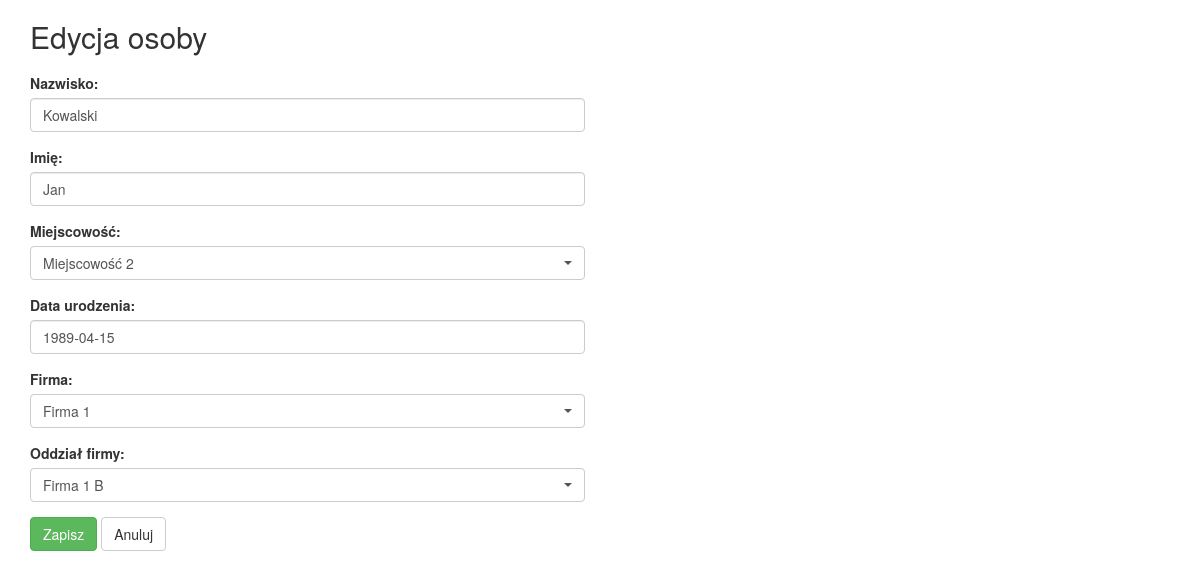
/edycja-osoby?id_osoby=1, run on the app's committed database.
### tables this page shows
CREATE TABLE `osoby` (
  `id_osoby` int(11) NOT NULL,
  `nazwisko` varchar(32) NOT NULL,
  `imie` varchar(32) NOT NULL,
  `id_miejscowosci` int(11) NOT NULL,
  `data_urodzenia` date NOT NULL,
  `id_oddzialy_firmy` int(11) NOT NULL
);

CREATE TABLE `miejscowosci` (
  `id_miejscowosci` int(11) NOT NULL,
  `miejscowosc` varchar(32) NOT NULL
);

CREATE TABLE `firmy` (
  `id_firmy` int(11) NOT NULL,
  `firma` varchar(32) NOT NULL
);

CREATE TABLE `oddzialy_firmy` (
  `id_oddzialy_firmy` int(11) NOT NULL,
  `oddzial_firmy` varchar(32) NOT NULL,
  `id_firmy` int(11) NOT NULL
);

### edit_form.php (the view, shortened to what this page needs)
<?php
try
{
	require_once "system/db_conn.php";
	$stmt = $conn->prepare("SELECT * FROM miejscowosci");
	$stmt->execute();
	$stmt2 = $conn->prepare("SELECT * FROM firmy");
	$stmt2->execute();
	$stmt3 = $conn->prepare("SELECT o.*, f.id_firmy FROM osoby AS o
												INNER JOIN oddzialy_firmy AS f ON f.id_oddzialy_firmy = o.id_oddzialy_firmy
												WHERE o.id_osoby = :id_osoby");
	$stmt3->bindParam(':id_osoby', $_GET['id_osoby']);
	$stmt3->execute();
	if($stmt3->rowCount() == 0)
	{
		header("Location: http://localhost/osoby");
		die();
	}
	else
	{
		$current_data = $stmt3->fetch(PDO::FETCH_ASSOC);
	}
	$stmt4 = $conn->prepare("SELECT id_firmy, id_oddzialy_firmy, oddzial_firmy FROM oddzialy_firmy WHERE id_firmy = :id_firmy");
	$stmt4->bindParam(':id_firmy', $current_data['id_firmy']);
	$stmt4->execute();
}
catch(PDOException $e)
{
	$db_error = "System jest chwilowo niedostępny. Prosimy spóbować za klika minut.";
}
?>
<!DOCTYPE html>
<html lang="pl">
<head>
  <link rel="stylesheet" href="css/bootstrap.min.css">
  <link rel="stylesheet" href="css/style.css">
  <link rel="stylesheet" href="css/bootstrap-datetimepicker.min.css">
  <link rel="stylesheet" href="css/bootstrap-select.min.css">
</head>
<body>
<div class="container">
<?php	if(isset($db_error)) { echo "<p>".$db_error."</p>"; } else { ?>
	<h2 class="main-header">Edycja osoby</h2>
	<form id="form_osoby">
	<div class="row">
		<div class="col-sm-6">
			<div class="form-group">
				<label for="nazwisko">Nazwisko:</label>
				<input type="text" class="form-control" id="nazwisko" name="nazwisko" placeholder="Proszę wpisać nazwisko"
						   value="<?php echo $current_data['nazwisko']; ?>" required>
			</div>
		</div>
	</div>
	<div class="row">
		<div class="col-sm-6">
			<div class="form-group">
				<label for="imie">Imię:</label>
				<input type="text" class="form-control" id="imie" name="imie" placeholder="Proszę wpisać imię"
						   value="<?php echo $current_data['imie']; ?>" required>
			</div>
		</div>
	</div>
	<div class="row">
		<div class="col-sm-6">
			<div class="form-group">
				<label for="id_miejscowosci">Miejscowość:</label>
				<select class="selectpicker form-control option_color" id="id_miejscowosci" name="id_miejscowosci"
				             title="Proszę wybrać miejscowość..." required>
					<?php
					while($row = $stmt->fetch(PDO::FETCH_ASSOC))
					{
						echo "<option value='".$row['id_miejscowosci']."'";
						if($row['id_miejscowosci'] == $current_data['id_miejscowosci'])
							echo " selected";
						echo ">".$row['miejscowosc']."</option>";
					}
					?>
				</select>
			</div>
		</div>
	</div>
    <div class="row">
        <div class="col-sm-6">
            <div class="form-group">
				<label for="datetimepicker">Data urodzenia:</label>
                <input onkeydown="return false" type="text" class="form-control" name="data_urodzenia" id="datetimepicker"
						   placeholder="Proszę podać datę urodzenia" value="<?php echo $current_data['data_urodzenia']; ?>" required />
            </div>
        </div>
    </div>
	<div class="row">
		<div class="col-sm-6">
			<div class="form-group">
				<label for="firma">Firma:</label>
				<select class="selectpicker form-control" id="firma" name="firma" title="Proszę wybrać firmę..." required>
					<?php
					while($row = $stmt2->fetch(PDO::FETCH_ASSOC))
					{
						echo "<option value='".$row['id_firmy']."'";
						if($row['id_firmy'] == $current_data['id_firmy'])
							echo " selected";
						echo ">".$row['firma']."</option>";
					}
					?>
				</select>
			</div>
		</div>
	</div>
	<div class="row">
		<div class="col-sm-6">
			<div class="form-group">
				<label for="oddzial_firmy">Oddział firmy:</label>
					<select class="selectpicker form-control" id="oddzial_firmy" name="id_oddzialy_firmy" title="Proszę wybrać oddział firmy..." required>
					<?php
						while($row = $stmt4->fetch(PDO::FETCH_ASSOC))
						{
							echo "<option value='".$row['id_oddzialy_firmy']."'";
							if($row['id_oddzialy_firmy'] == $current_data['id_oddzialy_firmy'])
								echo " selected";
							echo ">".$row['oddzial_firmy']."</option>";
						}
					?>
					</select>
			</div>
		</div>
	</div>
	<button type="submit" class="btn btn-success">Zapisz</button>
	<a href="home" class="btn btn-default">Anuluj</a>
	</form>
<?php } ?>
</div>
</body>
</html>

### css/style.css (style rules this page uses)
.main-header { margin-bottom: 20px; }

### data on the page
osoby: nazwisko "Kowalski", imie "Jan", data_urodzenia "1989-04-15"
miejscowosci: miejscowosc "Miejscowość 2"
firmy: firma "Firma 1"
oddzialy_firmy: oddzial_firmy "Firma 1 B"
